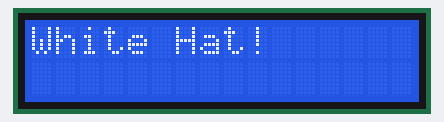
Bench run of a sketch on a simulated Arduino Uno, built with avr-gcc and run on an emulated ATmega328P. Parts: 16×2 character LCD.

Above: at 0.16 s.

The sketch:

Lcd.ino
```cpp
#include<LiquidCrystal.h>
LiquidCrystal lcd(7, 6, 5, 4, 3, 2);
void setup()
{
	lcd.begin(16,2);
}
void loop()
{
	lcd.print("White Hat!");
	delay(200);
	lcd.clear();
	delay(200);
}
```
